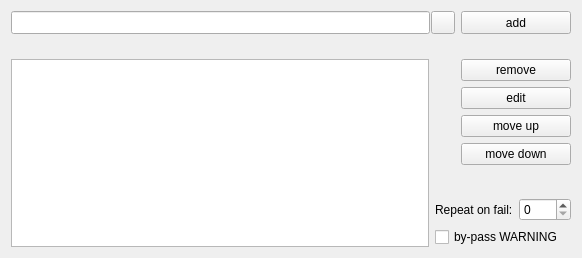
             <widget class="QWidget" name="execute_before">
              <property name="geometry">
               <rect>
                <x>0</x>
                <y>0</y>
                <width>582</width>
                <height>258</height>
               </rect>
              </property>
              <attribute name="label">
               <string>Before</string>
              </attribute>
              <layout class="QGridLayout" name="gridLayout_17">
               <item row="0" column="0" colspan="2">
                <layout class="QHBoxLayout" name="horizontalLayout_5">
                 <property name="spacing">
                  <number>1</number>
                 </property>
                 <item>
                  <widget class="QLineEdit" name="lineEdit_executeBeforeAdd">
                   <property name="sizePolicy">
                    <sizepolicy hsizetype="Preferred" vsizetype="Preferred">
                     <horstretch>0</horstretch>
                     <verstretch>0</verstretch>
                    </sizepolicy>
                   </property>
                   <property name="minimumSize">
                    <size>
                     <width>0</width>
                     <height>0</height>
                    </size>
                   </property>
                   <property name="maximumSize">
                    <size>
                     <width>16777215</width>
                     <height>16777215</height>
                    </size>
                   </property>
                   <property name="font">
                    <font>
                     <weight>50</weight>
                     <bold>false</bold>
                    </font>
                   </property>
                   <property name="toolTip">
                    <string>Enter here a command to be executed before the task and then press the &quot;add&quot; button to add it to the list below</string>
                   </property>
                  </widget>
                 </item>
                 <item>
                  <widget class="QToolButton" name="toolButton_executeBeforeBrowse">
                   <property name="font">
                    <font>
                     <weight>50</weight>
                     <bold>false</bold>
                    </font>
                   </property>
                   <property name="cursor">
                    <cursorShape>PointingHandCursor</cursorShape>
                   </property>
                   <property name="toolTip">
                    <string>browse locally</string>
                   </property>
                   <property name="text">
                    <string/>
                   </property>
                   <property name="icon">
                    <iconset resource="../resources/luckybackup.qrc">
                     <normaloff>:/luckyPrefix/fileopen.png</normaloff>:/luckyPrefix/fileopen.png</iconset>
                   </property>
                  </widget>
                 </item>
                </layout>
               </item>
               <item row="0" column="2" colspan="2">
                <widget class="QPushButton" name="pushButton_executeBeforeAdd">
                 <property name="sizePolicy">
                  <sizepolicy hsizetype="Preferred" vsizetype="Preferred">
                   <horstretch>0</horstretch>
                   <verstretch>0</verstretch>
                  </sizepolicy>
                 </property>
                 <property name="minimumSize">
                  <size>
                   <width>110</width>
                   <height>0</height>
                  </size>
                 </property>
                 <property name="maximumSize">
                  <size>
                   <width>16777215</width>
                   <height>16777215</height>
                  </size>
                 </property>
                 <property name="font">
                  <font>
                   <weight>50</weight>
                   <bold>false</bold>
                  </font>
                 </property>
                 <property name="cursor">
                  <cursorShape>PointingHandCursor</cursorShape>
                 </property>
                 <property name="toolTip">
                  <string>Add command as entered in the field beside</string>
                 </property>
                 <property name="text">
                  <string>add</string>
                 </property>
                 <property name="icon">
                  <iconset resource="../resources/luckybackup.qrc">
                   <normaloff>:/luckyPrefix/add.png</normaloff>:/luckyPrefix/add.png</iconset>
                 </property>
                </widget>
               </item>
               <item row="1" column="0">
                <widget class="QLabel" name="label_executeBeforeList">
                 <property name="font">
                  <font>
                   <pointsize>8</pointsize>
                  </font>
                 </property>
                 <property name="text">
                  <string/>
                 </property>
                </widget>
               </item>
               <item row="2" column="0" rowspan="7">
                <widget class="QListWidget" name="listWidget_executeBefore">
                 <property name="sizePolicy">
                  <sizepolicy hsizetype="Expanding" vsizetype="Expanding">
                   <horstretch>0</horstretch>
                   <verstretch>0</verstretch>
                  </sizepolicy>
                 </property>
                 <property name="minimumSize">
                  <size>
                   <width>0</width>
                   <height>0</height>
                  </size>
                 </property>
                 <property name="font">
                  <font>
                   <weight>50</weight>
                   <bold>false</bold>
                  </font>
                 </property>
                 <property name="cursor" stdset="0">
                  <cursorShape>PointingHandCursor</cursorShape>
                 </property>
                 <property name="toolTip">
                  <string>Command list</string>
                 </property>
                </widget>
               </item>
               <item row="2" column="2" colspan="2">
                <widget class="QPushButton" name="pushButton_executeBeforeRemove">
                 <property name="sizePolicy">
                  <sizepolicy hsizetype="Preferred" vsizetype="Preferred">
                   <horstretch>0</horstretch>
                   <verstretch>0</verstretch>
                  </sizepolicy>
                 </property>
                 <property name="minimumSize">
                  <size>
                   <width>110</width>
                   <height>0</height>
                  </size>
                 </property>
                 <property name="maximumSize">
                  <size>
                   <width>16777215</width>
                   <height>32</height>
                  </size>
                 </property>
                 <property name="font">
                  <font>
                   <weight>50</weight>
                   <bold>false</bold>
                  </font>
                 </property>
                 <property name="cursor">
                  <cursorShape>PointingHandCursor</cursorShape>
                 </property>
                 <property name="toolTip">
                  <string>Remove highlighted command from list</string>
                 </property>
                 <property name="text">
                  <string>remove</string>
                 </property>
                 <property name="icon">
                  <iconset resource="../resources/luckybackup.qrc">
                   <normaloff>:/luckyPrefix/remove.png</normaloff>:/luckyPrefix/remove.png</iconset>
                 </property>
                </widget>
               </item>
               <item row="3" column="2" colspan="2">
                <widget class="QPushButton" name="pushButton_editExecuteBefore">
                 <property name="cursor">
                  <cursorShape>PointingHandCursor</cursorShape>
                 </property>
                 <property name="toolTip">
                  <string>Edit highlighted inclusion</string>
                 </property>
                 <property name="text">
                  <string>edit</string>
                 </property>
                 <property name="icon">
                  <iconset resource="../resources/luckybackup.qrc">
                   <normaloff>:/luckyPrefix/rename.png</normaloff>:/luckyPrefix/rename.png</iconset>
                 </property>
                </widget>
               </item>
               <item row="4" column="2" colspan="2">
                <widget class="QPushButton" name="pushButton_moveUpExecuteBefore">
                 <property name="cursor">
                  <cursorShape>PointingHandCursor</cursorShape>
                 </property>
                 <property name="toolTip">
                  <string>Move highlighted inclusion up</string>
                 </property>
                 <property name="text">
                  <string>move up</string>
                 </property>
                 <property name="icon">
                  <iconset resource="../resources/luckybackup.qrc">
                   <normaloff>:/luckyPrefix/up.png</normaloff>:/luckyPrefix/up.png</iconset>
                 </property>
                </widget>
               </item>
               <item row="5" column="2" colspan="2">
                <widget class="QPushButton" name="pushButton_moveDownExecuteBefore">
                 <property name="cursor">
                  <cursorShape>PointingHandCursor</cursorShape>
                 </property>
                 <property name="toolTip">
                  <string>Move highlighted inclusion down</string>
                 </property>
                 <property name="text">
                  <string>move down</string>
                 </property>
                 <property name="icon">
                  <iconset resource="../resources/luckybackup.qrc">
                   <normaloff>:/luckyPrefix/down.png</normaloff>:/luckyPrefix/down.png</iconset>
                 </property>
                </widget>
               </item>
               <item row="6" column="2" colspan="2">
                <spacer name="verticalSpacer_8">
                 <property name="orientation">
                  <enum>Qt::Vertical</enum>
                 </property>
                 <property name="sizeHint" stdset="0">
                  <size>
                   <width>70</width>
                   <height>89</height>
                  </size>
                 </property>
                </spacer>
               </item>
               <item row="7" column="1" colspan="2">
                <widget class="QLabel" name="label_RepeatOnFail">
                 <property name="toolTip">
                  <string>Repeat any command that fails, x times</string>
                 </property>
                 <property name="text">
                  <string>Repeat on fail:</string>
                 </property>
                </widget>
               </item>
               <item row="7" column="3">
                <widget class="QSpinBox" name="spinBox_repeatOnFail">
                 <property name="toolTip">
                  <string>Repeat any command that fails, x times</string>
                 </property>
                 <property name="wrapping">
                  <bool>false</bool>
                 </property>
                 <property name="specialValueText">
                  <string/>
                 </property>
                 <property name="suffix">
                  <string/>
                 </property>
                </widget>
               </item>
               <item row="8" column="1" colspan="3">
                <widget class="QCheckBox" name="checkBox_byPassWarning">
                 <property name="toolTip">
                  <string>Execute the task even if it appears with a WARNING message
Normally used when &quot;Execute Before&quot; commands can fix a warning (eg mount partitions)

ATTENTION: check this if you really know what you're doing</string>
                 </property>
                 <property name="text">
                  <string>by-pass WARNING</string>
                 </property>
                </widget>
               </item>
              </layout>
             </widget>
